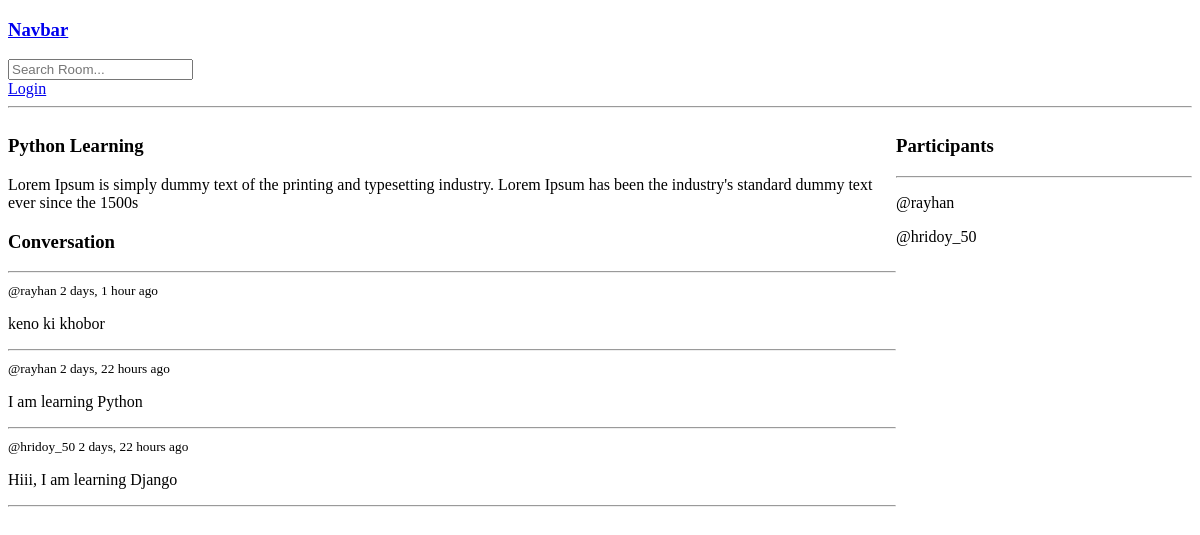
Page /room/1/ on the earlier database version.
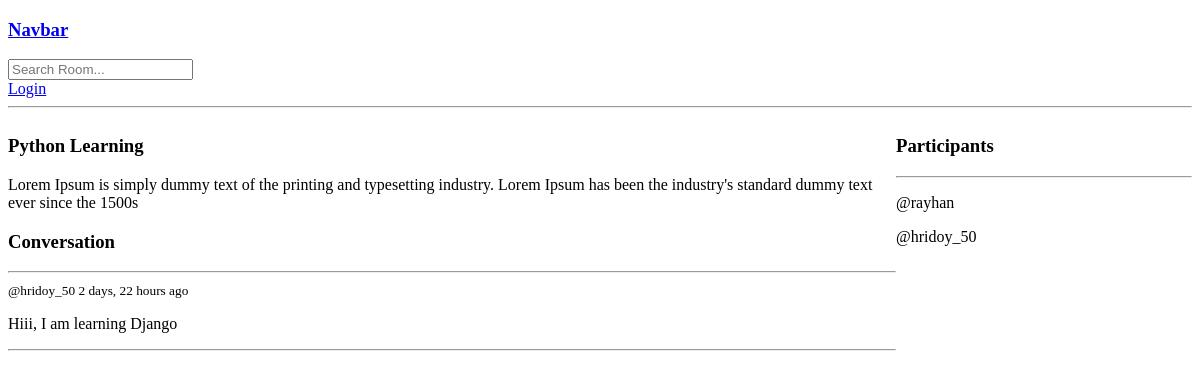
Same page on the later database version.
### base/models.py (models this page shows, shortened)
class Message(models.Model):
    room = models.ForeignKey(Room, on_delete=models.CASCADE)
    user = models.ForeignKey(User, on_delete=models.CASCADE)
    body = models.TextField()
    updated = models.DateTimeField(auto_now=True)
    created = models.DateTimeField(auto_now_add=True)
    class Meta:
        ordering = ['-updated','-created']

### base/views.py (the view, shortened to what this page needs)
# urls.py: path("room/<str:pk>/", views.room, name="room"),
def room(request,pk):
    room = Room.objects.get(id=pk)
    room_messages = room.message_set.all()
    participants = room.participants.all()
    context = {'room':room,'room_messages':room_messages, 'participants':participants}
    return render(request, 'base/room.html', context)

### base/templates/base/room.html (shortened to what this page needs)
{% extends 'main.html' %}
{% block content %}
<div class="room-container">
<div>
    <h3>{{ room.name }}</h3>
<p>{{room.description}}</p>
<div class="comment-wrapper">
    <div>
    <h3>Conversation</h3>
    <hr>
    {% for message in room_messages %}
        <div>
            <small>@{{message.user}} {{message.created|timesince}} ago</small>
            <p>{{message.body}}</p>
            <hr>
        </div>
    {% endfor %}
</div>
</div>
</div>
<div>
    <h3>Participants</h3>
    <hr>
    {% for user in participants %}
        <div>
            <p>@{{user.username}}</p>
        </div>
    {% endfor %}
</div>
</div>
{% endblock %}

Differences in the rows shown:
removed Message: user "rayhan", created "2 days, 1 hour", body "keno ki khobor"
removed Message: user "rayhan", created "2 days, 22 hours", body "I am learning Python"
